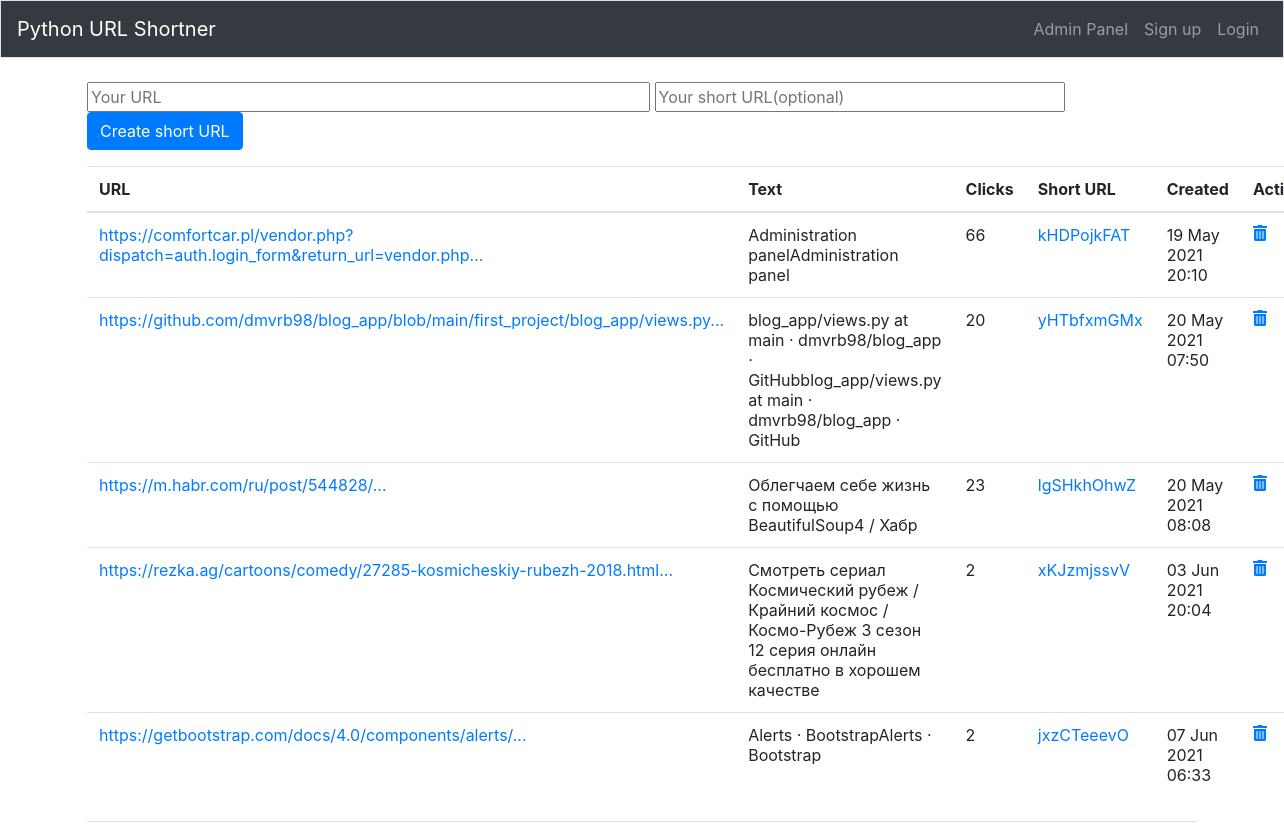
Before: / with the older database file.
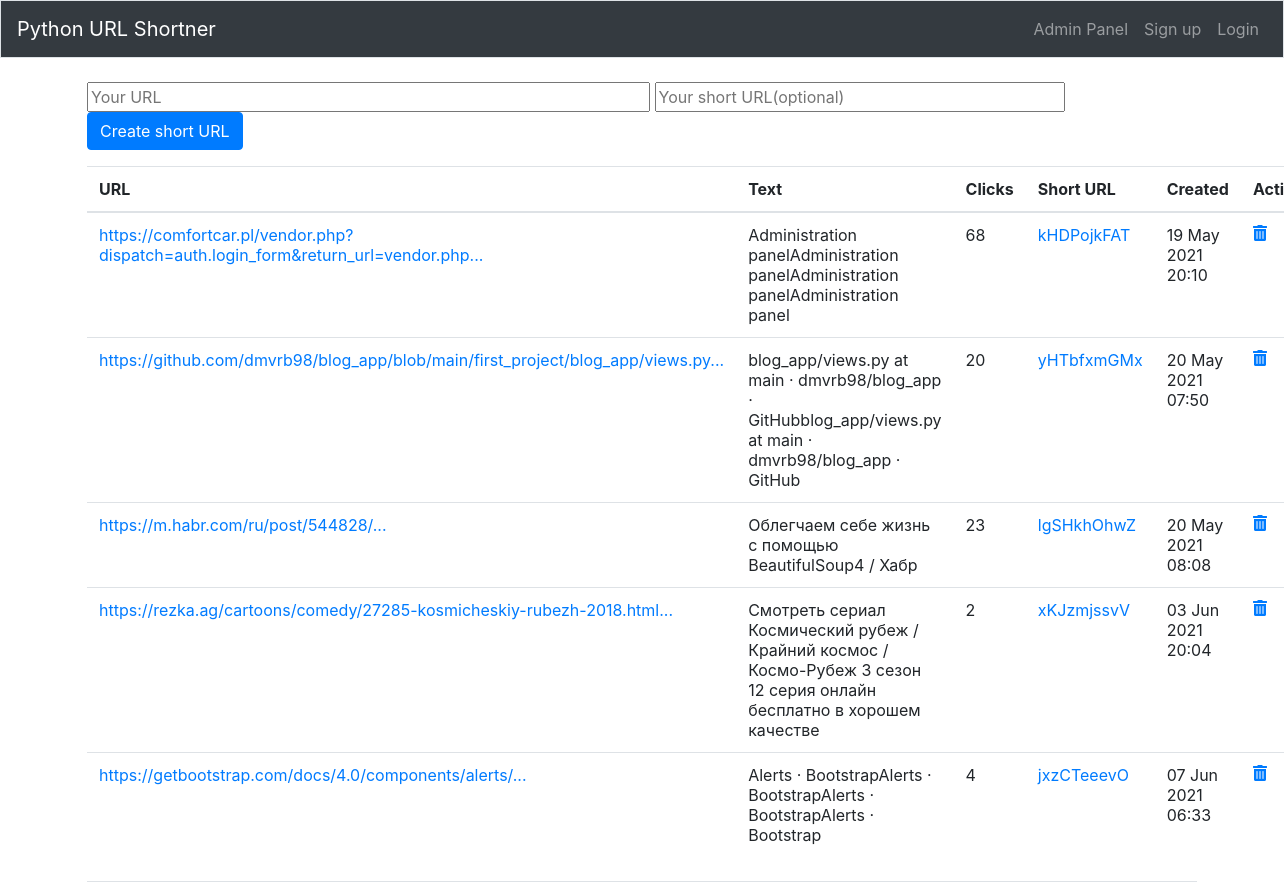
After: the same page with the newer database file.
### home_page/models.py (models this page shows)
class UsersUrl(models.Model):
    url = models.CharField(max_length=200)
    short = models.CharField(
        max_length=10, blank=True, unique=True, error_messages={"unique": ""}
    )
    date_added = models.DateTimeField(null=True)
    click_count = models.IntegerField(default=0)
    url_content = models.TextField(max_length=500, blank=True)
    def __str__(self):
        return f"{self.url[:150]}..."

### home_page/views.py (the view)
# urls.py: path("", views.index, name="index"),
def index(request):
    if request.method == "POST":
        form = UrlForm(request.POST)
        if form.is_valid():
            if form.cleaned_data["short"] == "":
                short = "".join(random.choice(string.ascii_letters) for x in range(10))
                input_url = UsersUrl(url=form.cleaned_data["url"], short=short)
                input_url.date_added = timezone.now()
                input_url.save()
                return redirect("home_page:index")
            else:
                input_url.date_added = timezone.now()
                input_url = form.save()
                return redirect("home_page:index")
    else:
        form = UrlForm()
    urls = UsersUrl.objects.all()
    context = {"form": form, "urls": urls}
    return render(request, "home_page/index.html", context)

### home_page/forms.py
class UrlForm(forms.ModelForm):
    class Meta:
        model = UsersUrl
        fields = [
            "url",
            "short",
        ]
        labels = {
            "url": "",
            "short": "",
        }
        widgets = {
            "url": forms.TextInput(
                attrs={
                    "size": "50",
                    "placeholder": "Your URL",
                }
            ),
            "short": forms.TextInput(
                attrs={
                    "size": "35",
                    "placeholder": "Your short URL(optional)",
                },
            ),
        }

### home_page/templates/home_page/index.html (shortened to what this page needs)
{% extends "./base.html" %}
{% load bootstrap_icons %}
{% block page_header %}
	<form method="POST">
		<div class="form">
      {{ form.url }}
      {{ form.short }}
		<button type="submit" class="btn btn-primary">Create short URL</button>
		</div>
	</form>
{% endblock page_header %}
{% block content %}
<table class="table">
  <thead>
	 <tr>
      <th scope="col">URL</th>
      <th scope="col">Text</th>
      <th scope="col">Clicks</th>
      <th scope="col">Short URL</th>
      <th scope="col">Created</th>
      <th scope="col">Action</th>
    </tr>
  </thead>
  <tbody>
  	{% for url in urls %}
    <tr>
      <td><a href="{% url 'home_page:manage_url' url.id%}">{{ url }}</td>
      <td>{{ url.url_content }}</td>
      <td>{{ url.click_count }}</td>
      <td><a href="{% url 'home_page:redirect_url' url.short %}">{{ url.short }}</td>
      <td>{{ url.date_added|date:'d M Y H:i'}}</td>
      <td><a href="{% url 'home_page:delete_url' url.id %}"><i class="fas fa-trash-alt"></a></i></td>
    </tr>
    {% endfor %}
  </tbody>
</table>
{% endblock content %}

Changed rows visible on the page:
changed UsersUrl "kHDPojkFAT": url_content "Administration panelAdministration panel" → "Administration panelAdministration panelAdministration panelAdministration panel"; click_count "66" → "68"
changed UsersUrl "jxzCTeeevO": url_content "Alerts · BootstrapAlerts · Bootstrap" → "Alerts · BootstrapAlerts · BootstrapAlerts · BootstrapAlerts · Bootstrap"; click_count "2" → "4"
